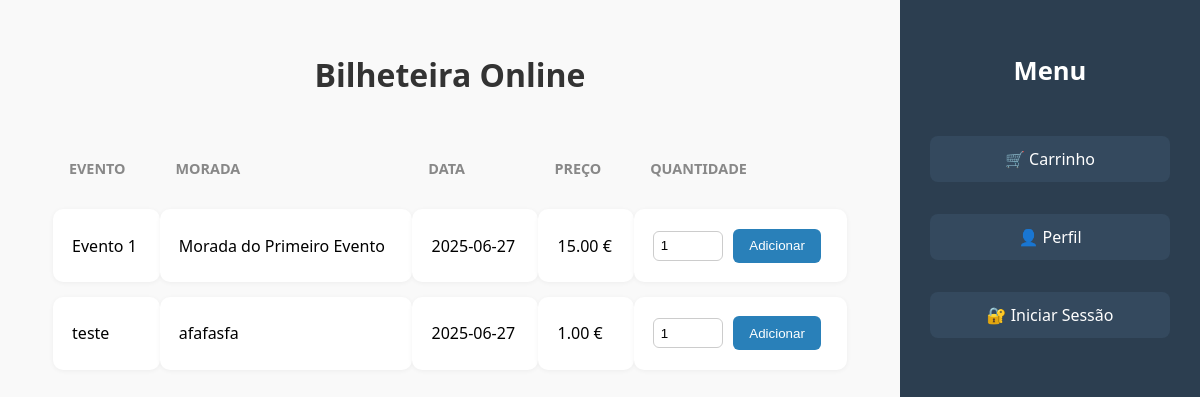
Page /WebSite/index.php on the earlier database version.
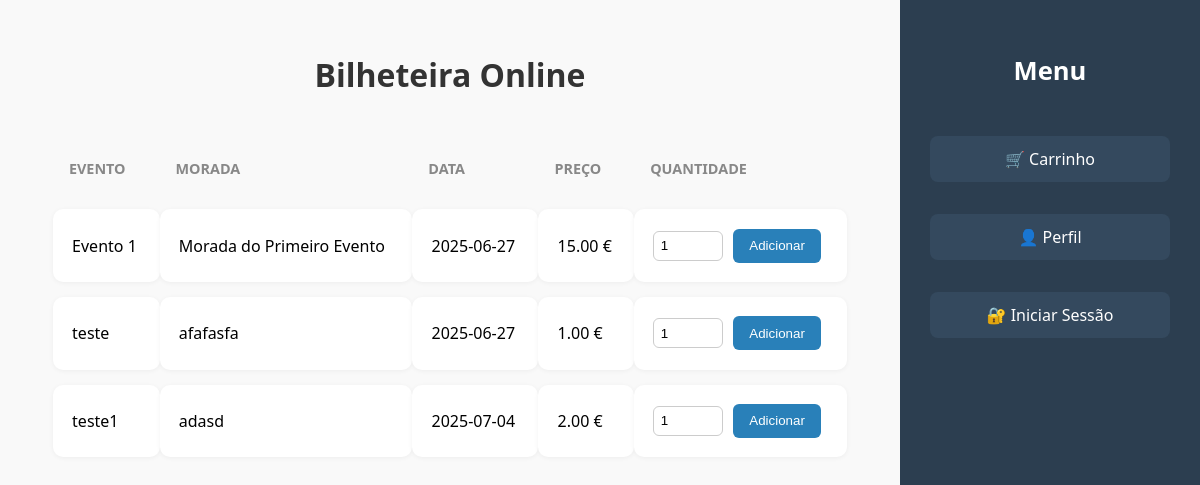
Same page on the later database version.
### tables this page shows
CREATE TABLE lista_bilhetes (
        id INTEGER PRIMARY KEY AUTOINCREMENT,
        nome TEXT NOT NULL,
        morada TEXT NOT NULL,
        dia TEXT NOT NULL,
        preco REAL NOT NULL,
        limite INTEGER,
        disponiveis INTEGER
    );

### WebSite/index.php (the view, shortened to what this page needs)
<?php
$db = new SQLite3('../DataBase/venda_bilhetes.db');
$bilhetes = $db->query("SELECT * FROM lista_bilhetes");
?>
<!DOCTYPE html>
<html lang="pt">
    <link rel="stylesheet" href="styles/index.css">
<head>
</head>
<body>
<div class="main-content">
    <h1>Bilheteira Online</h1>
    <table>
        <thead>
            <tr>
                <th>Evento</th>
                <th>Morada</th>
                <th>Data</th>
                <th>Preço</th>
                <th>Quantidade</th>
            </tr>
        </thead>
        <tbody>
            <?php while ($bilhete = $bilhetes->fetchArray(SQLITE3_ASSOC)): ?>
                <tr>
                    <td><?= htmlspecialchars($bilhete['nome']) ?></td>
                    <td><?= htmlspecialchars($bilhete['morada']) ?></td>
                    <td><?= htmlspecialchars($bilhete['dia']) ?></td>
                    <td><?= number_format($bilhete['preco'], 2) ?> €</td>
                    <td>
                        <form method="POST" action="php_scripts/adicionar_carrinho.php">
                            <input type="number" name="quantidade" min="1" max="<?= $bilhete['disponiveis'] ?>" value="1" required>
                            <button type="submit">Adicionar</button>
                        </form>
                    </td>
                </tr>
            <?php endwhile; ?>
        </tbody>
    </table>
</div>
<div class="sidebar">
    <h2>Menu</h2>
    <a href="carrinho.php">🛒 Carrinho</a>
    <a href="pagina_perfil.php">👤 Perfil</a>
    <a href="iniciar_sessao.php">🔐 Iniciar Sessão</a>
</div>
</body>
</html>

Differences in the rows shown:
added lista_bilhetes: nome "teste1", morada "adasd", dia "2025-07-04", preco "2.00"
